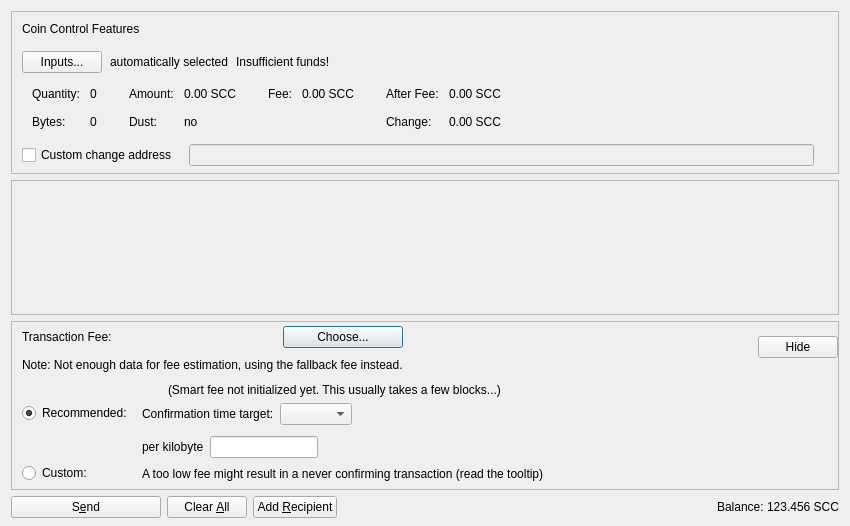
<?xml version="1.0" encoding="UTF-8"?>
<ui version="4.0">
 <class>SendCoinsDialog</class>
 <widget class="QDialog" name="SendCoinsDialog">
  <property name="geometry">
   <rect>
    <x>0</x>
    <y>0</y>
    <width>850</width>
    <height>526</height>
   </rect>
  </property>
  <property name="windowTitle">
   <string>Send Coins</string>
  </property>
  <layout class="QVBoxLayout" name="verticalLayout" stretch="0,1,0,0">
   <property name="bottomMargin">
    <number>8</number>
   </property>
   <item>
    <widget class="QFrame" name="frameCoinControl">
     <property name="sizePolicy">
      <sizepolicy hsizetype="Expanding" vsizetype="Expanding">
       <horstretch>0</horstretch>
       <verstretch>0</verstretch>
      </sizepolicy>
     </property>
     <property name="maximumSize">
      <size>
       <width>16777215</width>
       <height>16777215</height>
      </size>
     </property>
     <property name="frameShape">
      <enum>QFrame::StyledPanel</enum>
     </property>
     <property name="frameShadow">
      <enum>QFrame::Sunken</enum>
     </property>
     <layout class="QVBoxLayout" name="verticalLayoutCoinControl2">
      <property name="spacing">
       <number>0</number>
      </property>
      <property name="leftMargin">
       <number>0</number>
      </property>
      <property name="topMargin">
       <number>0</number>
      </property>
      <property name="rightMargin">
       <number>0</number>
      </property>
      <property name="bottomMargin">
       <number>6</number>
      </property>
      <item>
       <layout class="QVBoxLayout" name="verticalLayoutCoinControl" stretch="0,0,0,0,1">
        <property name="spacing">
         <number>0</number>
        </property>
        <property name="leftMargin">
         <number>10</number>
        </property>
        <property name="topMargin">
         <number>10</number>
        </property>
        <item>
         <layout class="QHBoxLayout" name="horizontalLayoutCoinControl1">
          <property name="bottomMargin">
           <number>15</number>
          </property>
          <item>
           <widget class="QLabel" name="labelCoinControlFeatures">
            <property name="sizePolicy">
             <sizepolicy hsizetype="Preferred" vsizetype="Maximum">
              <horstretch>0</horstretch>
              <verstretch>0</verstretch>
             </sizepolicy>
            </property>
            <property name="text">
             <string>Coin Control Features</string>
            </property>
           </widget>
          </item>
         </layout>
        </item>
        <item>
         <layout class="QHBoxLayout" name="horizontalLayoutCoinControl2" stretch="0,0,0,0">
          <property name="spacing">
           <number>8</number>
          </property>
          <property name="bottomMargin">
           <number>10</number>
          </property>
          <item>
           <widget class="QPushButton" name="pushButtonCoinControl">
            <property name="styleSheet">
             <string notr="true"/>
            </property>
            <property name="text">
             <string>Inputs...</string>
            </property>
            <property name="autoDefault">
             <bool>false</bool>
            </property>
           </widget>
          </item>
          <item>
           <widget class="QLabel" name="labelCoinControlAutomaticallySelected">
            <property name="text">
             <string>automatically selected</string>
            </property>
            <property name="margin">
             <number>5</number>
            </property>
           </widget>
          </item>
          <item>
           <widget class="QLabel" name="labelCoinControlInsuffFunds">
            <property name="text">
             <string>Insufficient funds!</string>
            </property>
            <property name="margin">
             <number>5</number>
            </property>
           </widget>
          </item>
          <item>
           <spacer name="horizontalSpacerCoinControl">
            <property name="orientation">
             <enum>Qt::Horizontal</enum>
            </property>
            <property name="sizeHint" stdset="0">
             <size>
              <width>40</width>
              <height>1</height>
             </size>
            </property>
           </spacer>
          </item>
         </layout>
        </item>
        <item>
         <widget class="QWidget" name="widgetCoinControl" native="true">
          <property name="sizePolicy">
           <sizepolicy hsizetype="Preferred" vsizetype="Preferred">
            <horstretch>0</horstretch>
            <verstretch>0</verstretch>
           </sizepolicy>
          </property>
          <property name="minimumSize">
           <size>
            <width>0</width>
            <height>0</height>
           </size>
          </property>
          <property name="styleSheet">
           <string notr="true"/>
          </property>
          <layout class="QHBoxLayout" name="horizontalLayoutCoinControl5">
           <property name="leftMargin">
            <number>0</number>
           </property>
           <property name="topMargin">
            <number>0</number>
           </property>
           <property name="rightMargin">
            <number>0</number>
           </property>
           <property name="bottomMargin">
            <number>0</number>
           </property>
           <item>
            <layout class="QHBoxLayout" name="horizontalLayoutCoinControl3" stretch="0,0,0,1">
             <property name="spacing">
              <number>20</number>
             </property>
             <property name="topMargin">
              <number>0</number>
             </property>
             <property name="bottomMargin">
              <number>10</number>
             </property>
             <item>
              <layout class="QFormLayout" name="formLayoutCoinControl1">
               <property name="horizontalSpacing">
                <number>10</number>
               </property>
               <property name="verticalSpacing">
                <number>14</number>
               </property>
               <property name="leftMargin">
                <number>10</number>
               </property>
               <property name="topMargin">
                <number>4</number>
               </property>
               <property name="rightMargin">
                <number>6</number>
               </property>
               <item row="0" column="0">
                <widget class="QLabel" name="labelCoinControlQuantityText">
                 <property name="text">
                  <string>Quantity:</string>
                 </property>
                 <property name="margin">
                  <number>0</number>
                 </property>
                </widget>
               </item>
               <item row="0" column="1">
                <widget class="QLabel" name="labelCoinControlQuantity">
                 <property name="cursor">
                  <cursorShape>IBeamCursor</cursorShape>
                 </property>
                 <property name="contextMenuPolicy">
                  <enum>Qt::ActionsContextMenu</enum>
                 </property>
                 <property name="text">
                  <string notr="true">0</string>
                 </property>
                 <property name="margin">
                  <number>0</number>
                 </property>
                 <property name="textInteractionFlags">
                  <set>Qt::LinksAccessibleByMouse|Qt::TextSelectableByKeyboard|Qt::TextSelectableByMouse</set>
                 </property>
                </widget>
               </item>
               <item row="1" column="0">
                <widget class="QLabel" name="labelCoinControlBytesText">
                 <property name="text">
                  <string>Bytes:</string>
                 </property>
                </widget>
               </item>
               <item row="1" column="1">
                <widget class="QLabel" name="labelCoinControlBytes">
                 <property name="cursor">
                  <cursorShape>IBeamCursor</cursorShape>
                 </property>
                 <property name="contextMenuPolicy">
                  <enum>Qt::ActionsContextMenu</enum>
                 </property>
                 <property name="text">
                  <string notr="true">0</string>
                 </property>
                 <property name="textInteractionFlags">
                  <set>Qt::LinksAccessibleByMouse|Qt::TextSelectableByKeyboard|Qt::TextSelectableByMouse</set>
                 </property>
                </widget>
               </item>
              </layout>
             </item>
             <item>
              <layout class="QFormLayout" name="formLayoutCoinControl2">
               <property name="horizontalSpacing">
                <number>10</number>
               </property>
               <property name="verticalSpacing">
                <number>14</number>
               </property>
               <property name="leftMargin">
                <number>6</number>
               </property>
               <property name="topMargin">
                <number>4</number>
               </property>
               <property name="rightMargin">
                <number>6</number>
               </property>
               <item row="0" column="0">
                <widget class="QLabel" name="labelCoinControlAmountText">
                 <property name="text">
                  <string>Amount:</string>
                 </property>
                 <property name="margin">
                  <number>0</number>
                 </property>
                </widget>
               </item>
               <item row="0" column="1">
                <widget class="QLabel" name="labelCoinControlAmount">
                 <property name="cursor">
                  <cursorShape>IBeamCursor</cursorShape>
                 </property>
                 <property name="contextMenuPolicy">
                  <enum>Qt::ActionsContextMenu</enum>
                 </property>
                 <property name="text">
                  <string notr="true">0.00 SCC</string>
                 </property>
                 <property name="textInteractionFlags">
                  <set>Qt::LinksAccessibleByMouse|Qt::TextSelectableByKeyboard|Qt::TextSelectableByMouse</set>
                 </property>
                </widget>
               </item>
               <item row="1" column="0">
                <widget class="QLabel" name="labelCoinControlLowOutputText">
                 <property name="text">
                  <string>Dust:</string>
                 </property>
                </widget>
               </item>
               <item row="1" column="1">
                <widget class="QLabel" name="labelCoinControlLowOutput">
                 <property name="cursor">
                  <cursorShape>IBeamCursor</cursorShape>
                 </property>
                 <property name="contextMenuPolicy">
                  <enum>Qt::ActionsContextMenu</enum>
                 </property>
                 <property name="text">
                  <string notr="true">no</string>
                 </property>
                 <property name="textInteractionFlags">
                  <set>Qt::LinksAccessibleByMouse|Qt::TextSelectableByKeyboard|Qt::TextSelectableByMouse</set>
                 </property>
                </widget>
               </item>
              </layout>
             </item>
             <item>
              <layout class="QFormLayout" name="formLayoutCoinControl3">
               <property name="horizontalSpacing">
                <number>10</number>
               </property>
               <property name="verticalSpacing">
                <number>14</number>
               </property>
               <property name="leftMargin">
                <number>6</number>
               </property>
               <property name="topMargin">
                <number>4</number>
               </property>
               <property name="rightMargin">
                <number>6</number>
               </property>
               <item row="0" column="0">
                <widget class="QLabel" name="labelCoinControlFeeText">
                 <property name="text">
                  <string>Fee:</string>
                 </property>
                 <property name="margin">
                  <number>0</number>
                 </property>
                </widget>
               </item>
               <item row="0" column="1">
                <widget class="QLabel" name="labelCoinControlFee">
                 <property name="cursor">
                  <cursorShape>IBeamCursor</cursorShape>
                 </property>
                 <property name="contextMenuPolicy">
                  <enum>Qt::ActionsContextMenu</enum>
                 </property>
                 <property name="text">
                  <string notr="true">0.00 SCC</string>
                 </property>
                 <property name="textInteractionFlags">
                  <set>Qt::LinksAccessibleByMouse|Qt::TextSelectableByKeyboard|Qt::TextSelectableByMouse</set>
                 </property>
                </widget>
               </item>
              </layout>
             </item>
             <item>
              <layout class="QFormLayout" name="formLayoutCoinControl4">
               <property name="horizontalSpacing">
                <number>10</number>
               </property>
               <property name="verticalSpacing">
                <number>14</number>
               </property>
               <property name="leftMargin">
                <number>6</number>
               </property>
               <property name="topMargin">
                <number>4</number>
               </property>
               <property name="rightMargin">
                <number>6</number>
               </property>
               <item row="0" column="0">
                <widget class="QLabel" name="labelCoinControlAfterFeeText">
                 <property name="text">
                  <string>After Fee:</string>
                 </property>
                 <property name="margin">
                  <number>0</number>
                 </property>
                </widget>
               </item>
               <item row="0" column="1">
                <widget class="QLabel" name="labelCoinControlAfterFee">
                 <property name="cursor">
                  <cursorShape>IBeamCursor</cursorShape>
                 </property>
                 <property name="contextMenuPolicy">
                  <enum>Qt::ActionsContextMenu</enum>
                 </property>
                 <property name="text">
                  <string notr="true">0.00 SCC</string>
                 </property>
                 <property name="textInteractionFlags">
                  <set>Qt::LinksAccessibleByMouse|Qt::TextSelectableByKeyboard|Qt::TextSelectableByMouse</set>
                 </property>
                </widget>
               </item>
               <item row="1" column="0">
                <widget class="QLabel" name="labelCoinControlChangeText">
                 <property name="text">
                  <string>Change:</string>
                 </property>
                </widget>
               </item>
               <item row="1" column="1">
                <widget class="QLabel" name="labelCoinControlChange">
                 <property name="cursor">
                  <cursorShape>IBeamCursor</cursorShape>
                 </property>
                 <property name="contextMenuPolicy">
                  <enum>Qt::ActionsContextMenu</enum>
                 </property>
                 <property name="text">
                  <string notr="true">0.00 SCC</string>
                 </property>
                 <property name="textInteractionFlags">
                  <set>Qt::LinksAccessibleByMouse|Qt::TextSelectableByKeyboard|Qt::TextSelectableByMouse</set>
                 </property>
                </widget>
               </item>
              </layout>
             </item>
            </layout>
           </item>
          </layout>
         </widget>
        </item>
        <item>
         <layout class="QHBoxLayout" name="horizontalLayoutCoinControl4" stretch="0,0,0">
          <property name="spacing">
           <number>12</number>
          </property>
          <property name="sizeConstraint">
           <enum>QLayout::SetDefaultConstraint</enum>
          </property>
          <property name="topMargin">
           <number>5</number>
          </property>
          <property name="rightMargin">
           <number>5</number>
          </property>
          <item>
           <widget class="QCheckBox" name="checkBoxCoinControlChange">
            <property name="toolTip">
             <string>If this is activated, but the change address is empty or invalid, change will be sent to a newly generated address.</string>
            </property>
            <property name="text">
             <string>Custom change address</string>
            </property>
           </widget>
          </item>
          <item>
           <widget class="QValidatedLineEdit" name="lineEditCoinControlChange">
            <property name="enabled">
             <bool>false</bool>
            </property>
            <property name="sizePolicy">
             <sizepolicy hsizetype="Expanding" vsizetype="Fixed">
              <horstretch>0</horstretch>
              <verstretch>0</verstretch>
             </sizepolicy>
            </property>
           </widget>
          </item>
          <item>
           <widget class="QLabel" name="labelCoinControlChangeLabel">
            <property name="sizePolicy">
             <sizepolicy hsizetype="Preferred" vsizetype="Expanding">
              <horstretch>0</horstretch>
              <verstretch>0</verstretch>
             </sizepolicy>
            </property>
            <property name="minimumSize">
             <size>
              <width>0</width>
              <height>0</height>
             </size>
            </property>
            <property name="text">
             <string/>
            </property>
            <property name="margin">
             <number>3</number>
            </property>
           </widget>
          </item>
         </layout>
        </item>
        <item>
         <spacer name="verticalSpacerCoinControl">
          <property name="orientation">
           <enum>Qt::Vertical</enum>
          </property>
          <property name="sizeHint" stdset="0">
           <size>
            <width>800</width>
            <height>1</height>
           </size>
          </property>
         </spacer>
        </item>
       </layout>
      </item>
     </layout>
    </widget>
   </item>
   <item>
    <widget class="QScrollArea" name="scrollArea">
     <property name="widgetResizable">
      <bool>true</bool>
     </property>
     <widget class="QWidget" name="scrollAreaWidgetContents">
      <property name="geometry">
       <rect>
        <x>0</x>
        <y>0</y>
        <width>830</width>
        <height>104</height>
       </rect>
      </property>
      <layout class="QVBoxLayout" name="verticalLayout_2" stretch="0,1">
       <property name="leftMargin">
        <number>0</number>
       </property>
       <property name="topMargin">
        <number>0</number>
       </property>
       <property name="rightMargin">
        <number>0</number>
       </property>
       <property name="bottomMargin">
        <number>0</number>
       </property>
       <item>
        <layout class="QVBoxLayout" name="entries">
         <property name="spacing">
          <number>6</number>
         </property>
        </layout>
       </item>
       <item>
        <spacer name="verticalSpacer">
         <property name="orientation">
          <enum>Qt::Vertical</enum>
         </property>
         <property name="sizeHint" stdset="0">
          <size>
           <width>20</width>
           <height>40</height>
          </size>
         </property>
        </spacer>
       </item>
      </layout>
     </widget>
    </widget>
   </item>
   <item>
    <widget class="QFrame" name="frameFee">
     <property name="sizePolicy">
      <sizepolicy hsizetype="Expanding" vsizetype="Expanding">
       <horstretch>0</horstretch>
       <verstretch>0</verstretch>
      </sizepolicy>
     </property>
     <property name="maximumSize">
      <size>
       <width>16777215</width>
       <height>16777215</height>
      </size>
     </property>
     <property name="frameShape">
      <enum>QFrame::StyledPanel</enum>
     </property>
     <property name="frameShadow">
      <enum>QFrame::Sunken</enum>
     </property>
     <layout class="QVBoxLayout" name="verticalLayoutFee1">
      <property name="spacing">
       <number>0</number>
      </property>
      <property name="leftMargin">
       <number>0</number>
      </property>
      <property name="topMargin">
       <number>0</number>
      </property>
      <property name="rightMargin">
       <number>0</number>
      </property>
      <property name="bottomMargin">
       <number>0</number>
      </property>
      <item>
       <layout class="QVBoxLayout" name="verticalLayoutFee2" stretch="0,0,0">
        <property name="spacing">
         <number>0</number>
        </property>
        <property name="leftMargin">
         <number>10</number>
        </property>
        <property name="topMargin">
         <number>0</number>
        </property>
        <item>
         <layout class="QHBoxLayout" name="horizontalLayoutFee1">
          <property name="bottomMargin">
           <number>0</number>
          </property>
          <item>
           <layout class="QVBoxLayout" name="verticalLayoutFee7">
            <property name="spacing">
             <number>0</number>
            </property>
            <item>
             <spacer name="verticalSpacerSmartFee">
              <property name="orientation">
               <enum>Qt::Vertical</enum>
              </property>
              <property name="sizeType">
               <enum>QSizePolicy::Fixed</enum>
              </property>
              <property name="sizeHint" stdset="0">
               <size>
                <width>1</width>
                <height>4</height>
               </size>
              </property>
             </spacer>
            </item>
            <item>
             <layout class="QHBoxLayout" name="horizontalLayoutSmartFee">
              <property name="spacing">
               <number>10</number>
              </property>
              <item>
               <widget class="QLabel" name="labelFeeHeadline">
                <property name="sizePolicy">
                 <sizepolicy hsizetype="Preferred" vsizetype="Maximum">
                  <horstretch>0</horstretch>
                  <verstretch>0</verstretch>
                 </sizepolicy>
                </property>
                <property name="text">
                 <string>Transaction Fee:</string>
                </property>
               </widget>
              </item>
              <item>
               <widget class="QLabel" name="labelFeeMinimized">
                <property name="text">
                 <string/>
                </property>
               </widget>
              </item>
              <item>
               <widget class="QPushButton" name="buttonChooseFee">
                <property name="text">
                 <string>Choose...</string>
                </property>
               </widget>
              </item>
             </layout>
            </item>
            <item>
             <spacer name="verticalSpacer_7">
              <property name="orientation">
               <enum>Qt::Vertical</enum>
              </property>
              <property name="sizeHint" stdset="0">
               <size>
                <width>1</width>
                <height>10</height>
               </size>
              </property>
             </spacer>
            </item>
            <item>
             <widget class="QLabel" name="fallbackFeeWarningLabel">
              <property name="toolTip">
               <string>Using the fallbackfee can result in sending a transaction that will take several hours or days (or never) to confirm. Consider choosing your fee manually or wait until you have validated the complete chain.</string>
              </property>
              <property name="text">
               <string>Note: Not enough data for fee estimation, using the fallback fee instead.</string>
              </property>
              <property name="wordWrap">
               <bool>false</bool>
              </property>
             </widget>
            </item>
            <item>
             <spacer name="verticalSpacer_5">
              <property name="orientation">
               <enum>Qt::Vertical</enum>
              </property>
              <property name="sizeHint" stdset="0">
               <size>
                <width>1</width>
                <height>1</height>
               </size>
              </property>
             </spacer>
            </item>
           </layout>
          </item>
          <item>
           <spacer name="horizontalSpacer_4">
            <property name="orientation">
             <enum>Qt::Horizontal</enum>
            </property>
            <property name="sizeHint" stdset="0">
             <size>
              <width>1</width>
              <height>1</height>
             </size>
            </property>
           </spacer>
          </item>
          <item>
           <widget class="QPushButton" name="buttonMinimizeFee">
            <property name="toolTip">
             <string>Hide transaction fee settings</string>
            </property>
            <property name="text">
             <string>Hide</string>
            </property>
           </widget>
          </item>
         </layout>
        </item>
        <item>
         <widget class="QFrame" name="frameFeeSelection">
          <layout class="QVBoxLayout" name="verticalLayoutFee12">
           <property name="spacing">
            <number>0</number>
           </property>
           <property name="leftMargin">
            <number>0</number>
           </property>
           <property name="topMargin">
            <number>0</number>
           </property>
           <property name="rightMargin">
            <number>0</number>
           </property>
           <property name="bottomMargin">
            <number>0</number>
           </property>
           <item>
            <layout class="QGridLayout" name="gridLayoutFee">
             <property name="topMargin">
              <number>10</number>
             </property>
             <property name="bottomMargin">
              <number>4</number>
             </property>
             <property name="horizontalSpacing">
              <number>10</number>
             </property>
             <property name="verticalSpacing">
              <number>4</number>
             </property>
             <item row="1" column="1">
              <layout class="QVBoxLayout" name="verticalLayoutFee8">
               <property name="spacing">
                <number>6</number>
               </property>
               <property name="topMargin">
                <number>3</number>
               </property>
               <item>
                <layout class="QHBoxLayout" name="horizontalLayoutFee13" stretch="0,0,1">
                 <item>
                  <widget class="QLabel" name="labelCustomPerKilobyte">
                   <property name="toolTip">
                    <string>If the custom fee is set to 1000 olegs and the transaction is only 250 bytes, then &quot;per kilobyte&quot; only pays 250 olegs in fee,&lt;br /&gt;while &quot;at least&quot; pays 1000 olegs. For transactions bigger than a kilobyte both pay by kilobyte.</string>
                   </property>
                   <property name="text">
                    <string>per kilobyte</string>
                   </property>
                  </widget>
                 </item>
                 <item>
                  <widget class="BitcoinAmountField" name="customFee"/>
                 </item>
                 <item>
                  <spacer name="horizontalSpacer_6">
                   <property name="orientation">
                    <enum>Qt::Horizontal</enum>
                   </property>
                   <property name="sizeHint" stdset="0">
                    <size>
                     <width>1</width>
                     <height>1</height>
                    </size>
                   </property>
                  </spacer>
                 </item>
                </layout>
               </item>
               <item>
                <layout class="QHBoxLayout" name="horizontalLayoutFee8">
                 <item>
                  <widget class="QLabel" name="labelCustomFeeWarning">
                   <property name="enabled">
                    <bool>true</bool>
                   </property>
                   <property name="toolTip">
                    <string>When there is less transaction volume than space in the blocks, miners as well as relaying nodes may enforce a minimum fee. Paying only this minimum fee is just fine, but be aware that this can result in a never confirming transaction once there is more demand for dash transactions than the network can process.</string>
                   </property>
                   <property name="text">
                    <string>A too low fee might result in a never confirming transaction (read the tooltip)</string>
                   </property>
                  </widget>
                 </item>
                 <item>
                  <spacer name="horizontalSpacer_2">
                   <property name="orientation">
                    <enum>Qt::Horizontal</enum>
                   </property>
                   <property name="sizeHint" stdset="0">
                    <size>
                     <width>1</width>
                     <height>1</height>
                    </size>
                   </property>
                  </spacer>
                 </item>
                </layout>
               </item>
              </layout>
             </item>
             <item row="0" column="0">
              <layout class="QVBoxLayout" name="verticalLayoutFee4" stretch="0,1">
               <property name="topMargin">
                <number>20</number>
               </property>
               <property name="bottomMargin">
                <number>3</number>
               </property>
               <item>
                <widget class="QRadioButton" name="radioSmartFee">
                 <property name="text">
                  <string>Recommended:</string>
                 </property>
                 <property name="checked">
                  <bool>true</bool>
                 </property>
                 <attribute name="buttonGroup">
                  <string notr="true">groupFee</string>
                 </attribute>
                </widget>
               </item>
               <item>
                <spacer name="verticalSpacer_2">
                 <property name="orientation">
                  <enum>Qt::Vertical</enum>
                 </property>
                 <property name="sizeHint" stdset="0">
                  <size>
                   <width>1</width>
                   <height>1</height>
                  </size>
                 </property>
                </spacer>
               </item>
              </layout>
             </item>
             <item row="1" column="0">
              <layout class="QVBoxLayout" name="verticalLayoutFee9" stretch="0,1">
               <property name="topMargin">
                <number>30</number>
               </property>
               <item>
                <widget class="QRadioButton" name="radioCustomFee">
                 <property name="text">
                  <string>Custom:</string>
                 </property>
                 <attribute name="buttonGroup">
                  <string notr="true">groupFee</string>
                 </attribute>
                </widget>
               </item>
               <item>
                <spacer name="verticalSpacer_6">
                 <property name="orientation">
                  <enum>Qt::Vertical</enum>
                 </property>
                 <property name="sizeHint" stdset="0">
                  <size>
                   <width>1</width>
                   <height>1</height>
                  </size>
                 </property>
                </spacer>
               </item>
              </layout>
             </item>
             <item row="0" column="1">
              <layout class="QVBoxLayout" name="verticalLayoutFee3" stretch="0,0,1">
               <property name="spacing">
                <number>6</number>
               </property>
               <property name="topMargin">
                <number>0</number>
               </property>
               <property name="bottomMargin">
                <number>3</number>
               </property>
               <item>
                <layout class="QHBoxLayout" name="horizontalLayoutFee12">
                 <item>
                  <widget class="QLabel" name="labelSmartFee">
                   <property name="text">
                    <string/>
                   </property>
                  </widget>
                 </item>
                 <item>
                  <widget class="QLabel" name="labelFeeEstimation">
                   <property name="text">
                    <string/>
                   </property>
                  </widget>
                 </item>
                 <item>
                  <widget class="QLabel" name="labelSmartFee2">
                   <property name="text">
                    <string>(Smart fee not initialized yet. This usually takes a few blocks...)</string>
                   </property>
                  </widget>
                 </item>
                 <item>
                  <spacer name="horizontalSpacer_5">
                   <property name="orientation">
                    <enum>Qt::Horizontal</enum>
                   </property>
                   <property name="sizeHint" stdset="0">
                    <size>
                     <width>1</width>
                     <height>1</height>
                    </size>
                   </property>
                  </spacer>
                 </item>
                </layout>
               </item>
               <item>
                <layout class="QHBoxLayout" name="horizontalLayoutFee9">
                 <item>
                  <layout class="QVBoxLayout" name="verticalLayoutFee6">
                   <item>
                    <widget class="QLabel" name="labelSmartFee3">
                     <property name="text">
                      <string>Confirmation time target:</string>
                     </property>
                    </widget>
                   </item>
                  </layout>
                 </item>
                 <item>
                  <layout class="QVBoxLayout" name="verticalLayoutFee5">
                   <property name="rightMargin">
                    <number>30</number>
                   </property>
                   <item>
                    <layout class="QHBoxLayout" name="horizontalLayoutConfTarget">
                     <property name="bottomMargin">
                      <number>0</number>
                     </property>
                     <item>
                      <widget class="QComboBox" name="confTargetSelector"/>
                     </item>
                     <item>
                      <spacer name="horizontalSpacerConfTarget">
                       <property name="orientation">
                        <enum>Qt::Horizontal</enum>
                       </property>
                       <property name="sizeHint" stdset="0">
                        <size>
                         <width>40</width>
                         <height>20</height>
                        </size>
                       </property>
                      </spacer>
                     </item>
                    </layout>
                   </item>
                  </layout>
                 </item>
                </layout>
               </item>
               <item>
                <spacer name="verticalSpacer_4">
                 <property name="orientation">
                  <enum>Qt::Vertical</enum>
                 </property>
                 <property name="sizeHint" stdset="0">
                  <size>
                   <width>1</width>
                   <height>1</height>
                  </size>
                 </property>
                </spacer>
               </item>
              </layout>
             </item>
            </layout>
           </item>
          </layout>
         </widget>
        </item>
        <item>
         <spacer name="verticalSpacerFee">
          <property name="orientation">
           <enum>Qt::Vertical</enum>
          </property>
          <property name="sizeHint" stdset="0">
           <size>
            <width>800</width>
            <height>1</height>
           </size>
          </property>
         </spacer>
        </item>
       </layout>
      </item>
     </layout>
    </widget>
   </item>
   <item>
    <layout class="QHBoxLayout" name="horizontalLayout">
     <item>
      <widget class="QPushButton" name="sendButton">
       <property name="minimumSize">
        <size>
         <width>150</width>
         <height>0</height>
        </size>
       </property>
       <property name="toolTip">
        <string>Confirm the send action</string>
       </property>
       <property name="text">
        <string>S&amp;end</string>
       </property>
       <property name="autoDefault">
        <bool>false</bool>
       </property>
       <property name="default">
        <bool>false</bool>
       </property>
      </widget>
     </item>
     <item>
      <widget class="QPushButton" name="clearButton">
       <property name="sizePolicy">
        <sizepolicy hsizetype="Minimum" vsizetype="Fixed">
         <horstretch>0</horstretch>
         <verstretch>0</verstretch>
        </sizepolicy>
       </property>
       <property name="toolTip">
        <string>Clear all fields of the form.</string>
       </property>
       <property name="text">
        <string>Clear &amp;All</string>
       </property>
       <property name="autoDefault">
        <bool>false</bool>
       </property>
      </widget>
     </item>
     <item>
      <widget class="QPushButton" name="addButton">
       <property name="toolTip">
        <string>Send to multiple recipients at once</string>
       </property>
       <property name="text">
        <string>Add &amp;Recipient</string>
       </property>
       <property name="autoDefault">
        <bool>false</bool>
       </property>
      </widget>
     </item>
     <item>
      <spacer name="horizontalSpacer">
       <property name="orientation">
        <enum>Qt::Horizontal</enum>
       </property>
       <property name="sizeHint" stdset="0">
        <size>
         <width>40</width>
         <height>20</height>
        </size>
       </property>
      </spacer>
     </item>
     <item>
      <layout class="QHBoxLayout" name="horizontalLayout_2">
       <property name="spacing">
        <number>3</number>
       </property>
       <item>
        <widget class="QLabel" name="labelBalanceText">
         <property name="text">
          <string>Balance:</string>
         </property>
        </widget>
       </item>
       <item>
        <widget class="QLabel" name="labelBalance">
         <property name="sizePolicy">
          <sizepolicy hsizetype="Preferred" vsizetype="Preferred">
           <horstretch>0</horstretch>
           <verstretch>0</verstretch>
          </sizepolicy>
         </property>
         <property name="cursor">
          <cursorShape>IBeamCursor</cursorShape>
         </property>
         <property name="text">
          <string notr="true">123.456 SCC</string>
         </property>
         <property name="textInteractionFlags">
          <set>Qt::LinksAccessibleByMouse|Qt::TextSelectableByKeyboard|Qt::TextSelectableByMouse</set>
         </property>
        </widget>
       </item>
      </layout>
     </item>
    </layout>
   </item>
  </layout>
 </widget>
 <customwidgets>
  <customwidget>
   <class>QValidatedLineEdit</class>
   <extends>QLineEdit</extends>
   <header>qt/qvalidatedlineedit.h</header>
  </customwidget>
  <customwidget>
   <class>BitcoinAmountField</class>
   <extends>QLineEdit</extends>
   <header>qt/bitcoinamountfield.h</header>
   <container>1</container>
  </customwidget>
 </customwidgets>
 <resources>
  <include location="../scc.qrc"/>
 </resources>
 <connections/>
 <buttongroups>
  <buttongroup name="groupFee"/>
 </buttongroups>
</ui>
